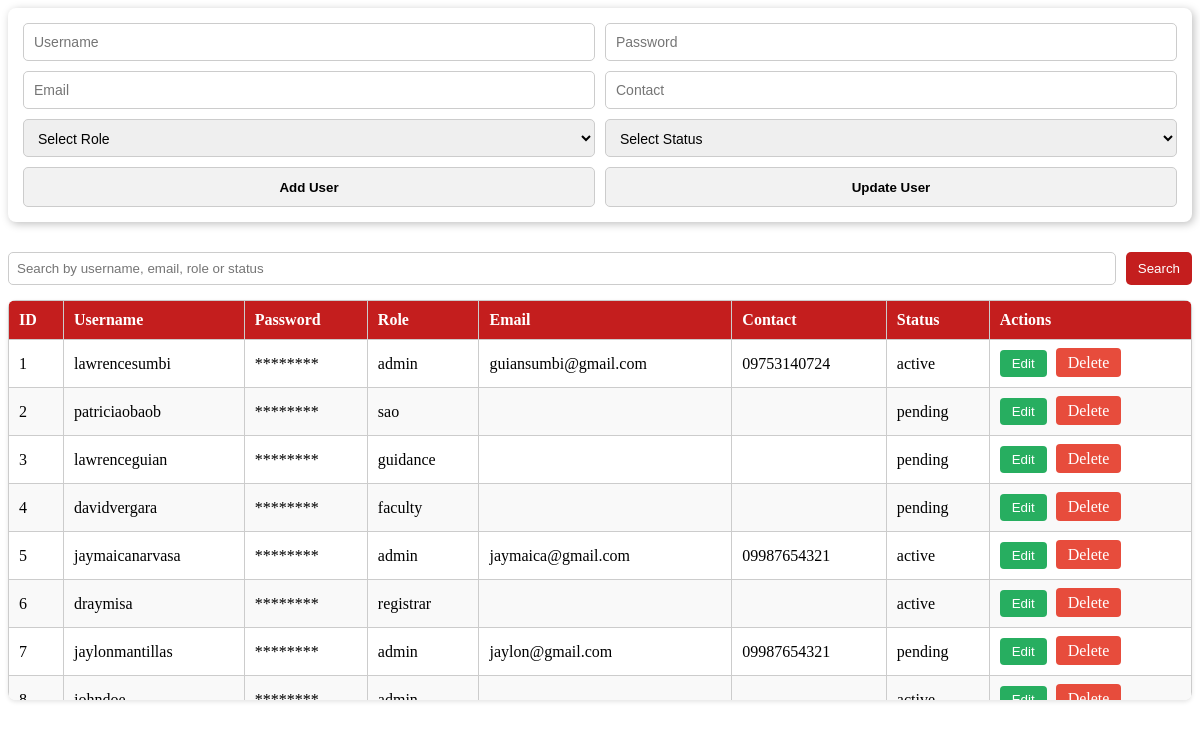
Before: /admin_pages/manage_users.php with the older database file.
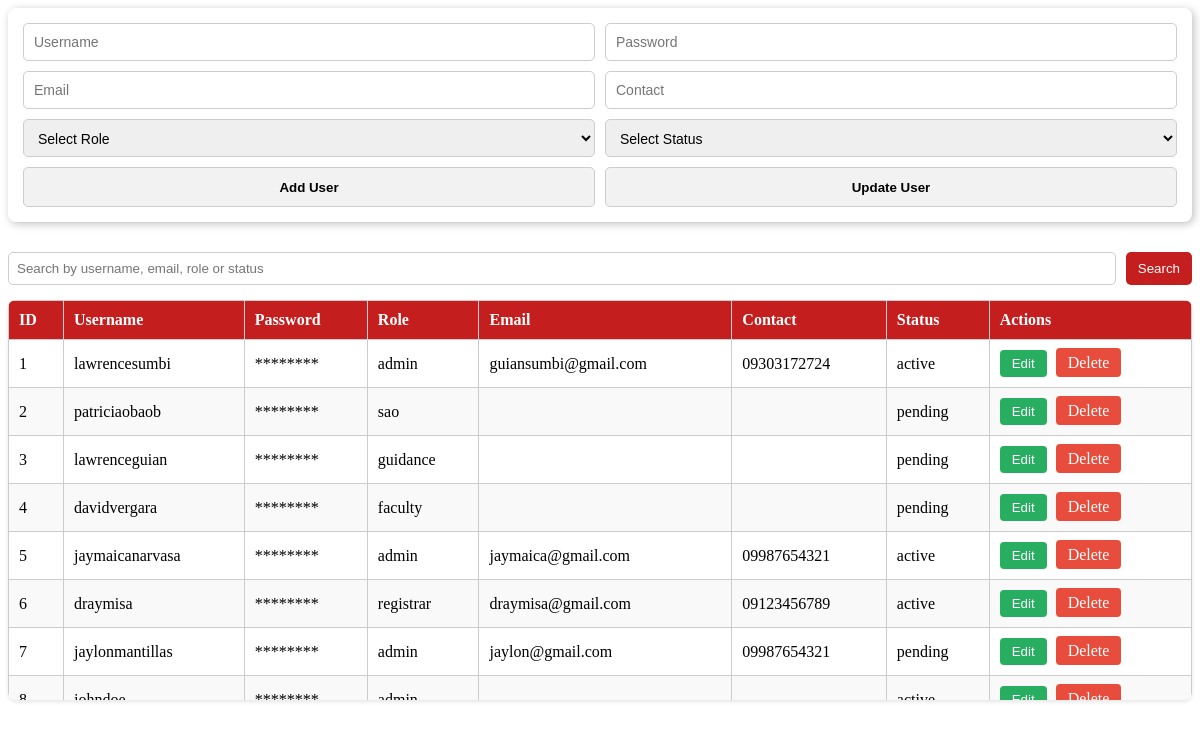
After: the same page with the newer database file.
### tables this page shows
CREATE TABLE `users` (
  `id` int(11) NOT NULL,
  `username` varchar(50) NOT NULL,
  `password` varchar(255) NOT NULL,
  `role` varchar(50) NOT NULL,
  `email` varchar(255) NOT NULL,
  `contact` varchar(50) NOT NULL,
  `status` varchar(50) NOT NULL,
  `img` varchar(255) NOT NULL
);

### admin_pages/manage_users.php (the view, shortened to what this page needs)
<?php
$host = "localhost";
$dbname = "studisciplink";
$user = "root";
$pass = "";
try {
    $pdo = new PDO("mysql:host=$host;dbname=$dbname", $user, $pass);
    $pdo->setAttribute(PDO::ATTR_ERRMODE, PDO::ERRMODE_EXCEPTION);
    $search = isset($_GET['search']) ? trim($_GET['search']) : '';
    if ($search) {
        $stmt = $pdo->prepare("SELECT * FROM users
                               WHERE username LIKE ?
                               OR email LIKE ?
                               OR role LIKE ?
                               OR status LIKE ?
                               ORDER BY id ASC");
        $stmt->execute(["%$search%", "%$search%", "%$search%", "%$search%"]);
    } else {
        $stmt = $pdo->query("SELECT * FROM users ORDER BY id ASC");
    }
    $users = $stmt->fetchAll(PDO::FETCH_ASSOC);
} catch(PDOException $e) {
    echo "<p style='color:red;'>Database error: ".$e->getMessage()."</p>";
}
?>
<form method="POST" class="user-form">
    <div class="row">
        <input type="text" name="username" id="username" placeholder="Username" required>
        <input type="password" name="password" id="password" placeholder="Password">
    </div>
    <div class="row">
        <input type="text" name="email" id="email" placeholder="Email">
        <input type="text" name="contact" id="contact" placeholder="Contact">
    </div>
    <div class="row">
        <select name="role" id="role" required>
            <option value="">Select Role</option>
        </select>
        <select name="status" id="status" required>
            <option value="">Select Status</option>
        </select>
    </div>
    <div class="row">
        <button type="submit" name="add_user" class="add-user">Add User</button>
        <button type="submit" name="update_user" class="update-user">Update User</button>
    </div>
</form>
<form method="GET" class="search-form">
    <input type="text" name="search" placeholder="Search by username, email, role or status" value="<?php echo htmlspecialchars($search); ?>">
    <button type="submit">Search</button>
</form>
<div class="table-container">
    <table class="users-table">
        <thead>
            <tr>
                <th>ID</th>
                <th>Username</th>
                <th>Password</th>
                <th>Role</th>
                <th>Email</th>
                <th>Contact</th>
                <th>Status</th>
                <th>Actions</th>
            </tr>
        </thead>
        <tbody>
            <?php foreach($users as $user): ?>
            <tr>
                <td><?php echo $user['id']; ?></td>
                <td><?php echo $user['username']; ?></td>
                <td>********</td>
                <td><?php echo $user['role']; ?></td>
                <td><?php echo $user['email']; ?></td>
                <td><?php echo $user['contact']; ?></td>
                <td><?php echo $user['status']; ?></td>
                <td>
                    <button class="btn-edit" onclick="editUser(<?php echo htmlspecialchars(json_encode($user)); ?>)">Edit</button>
                    <a class="btn-delete" href="?page=manage_users&delete=<?php echo $user['id']; ?>" onclick="return confirm('Are you sure?')">Delete</a>
                </td>
            </tr>
            <?php endforeach; ?>
        </tbody>
    </table>
</div>

Changed rows visible on the page:
changed users "lawrencesumbi": contact "09753140724" → "09303172724"
changed users "draymisa": email (not shown) → "draymisa@gmail.com"; contact (not shown) → "09123456789"
